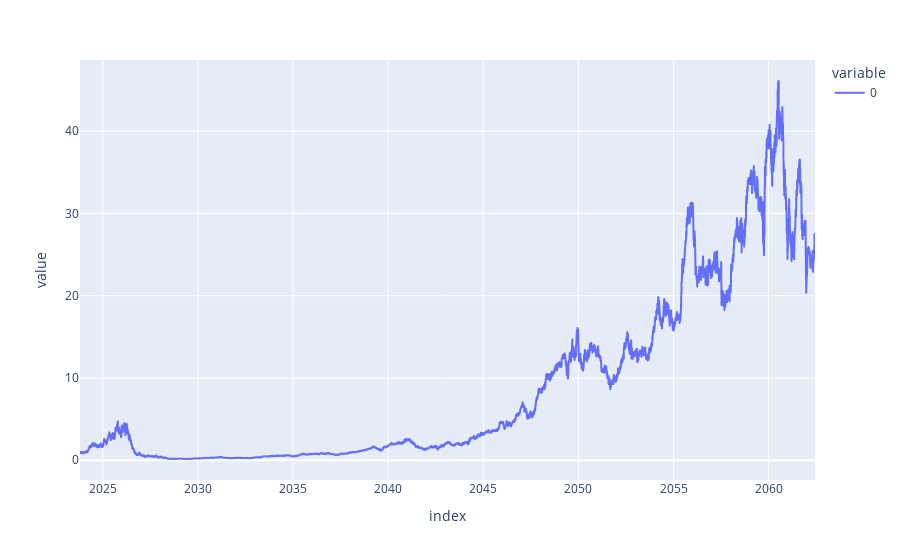

Notebook source saved alongside this figure:
### Code cell
def drift_volatility_burst(
    bubble_length: int,
    a_before: float,
    a_after: float,
    b_before: float,
    b_after: float,
    alpha: float,
    beta: float, 
    explosion_filter_width: float = 0.1,
) -> Tuple[np.ndarray, np.ndarray]:
    """
    Compute the drift and volatility for a burst scenario.

    The drift and volatility are calculated based on:
    .. math::
        drift = \frac{a_{value}}{denominator^\alpha}
        volatility = \frac{b_{value}}{denominator^\beta}

    where:
    .. math::
        denominator = |step - 0.5|

    :param bubble_length: The length of the bubble.
    :param a_before: 'a' value before the mid-point.
    :param a_after: 'a' value after the mid-point.
    :param b_before: 'b' value before the mid-point.
    :param b_after: 'b' value after the mid-point.
    :param alpha: Exponent for the drift calculation.
    :param beta: Exponent for the volatility calculation.
    :param explosion_filter_width: Width of the area around the explosion that denominators won't exceed. 
    :return: A tuple containing the drift and volatility arrays.
    """
    steps = np.linspace(0, 1, bubble_length)

    # Create two boolean masks identifying the indices where the values are within the specified range
    before_mask = (steps >= (0.5 - explosion_filter_width)) & (steps < 0.5)
    after_mask = (steps > 0.5) & (steps <= (0.5 + explosion_filter_width))

    # Replace the values at these indices with 0.5 - explosion_filter_width
    steps[before_mask] = 0.5 - explosion_filter_width
    steps[after_mask] = 0.5 + explosion_filter_width

    a_values = np.where(steps <= 0.5, a_before, a_after)
    b_values = np.where(steps <= 0.5, b_before, b_after)

    denominators = np.abs(steps - 0.5)
    denominators[steps == 0.5] = np.nan  # Set the denominator to NaN for step == 0.5

    drifts = a_values / denominators ** alpha
    volatilities = b_values / denominators ** beta

    # Fill NaN values with preceding values
    nan_mask = np.isnan(denominators)
    if np.sum(nan_mask) > 0:
        drifts[nan_mask] = 0
        volatilities[nan_mask] = volatilities[np.where(nan_mask)[0][0] - 1]

    return drifts, volatilities

x = 0.35

bubble_drifts, bubble_volatilities = drift_volatility_burst(
    bubble_length=5 * 252, 
    a_before=x, 
    a_after=-x, 
    b_before=0.6 * x, 
    b_after=0.6 * x, 
    alpha=0.75, 
    beta=0.45,
    explosion_filter_width=0.1
)
# Dictionary of Heston parameters for different market regimes
regimes = {
    'calm': {
        'mu': 0.1,
        'kappa': 3.98,
        'theta': 0.029,
        'xi': 0.389645311,
        'rho': -0.7,
        'lam': 121,
        'm': -0.000709,
        'v': 0.0119
    },
    'volatile': {
        'mu': 0.1,
        'kappa': 3.81,
        'theta': 0.25056,
        'xi': 0.59176974,
        'rho': -0.7,
        'lam': 121,
        'm': -0.000709,
        'v': 0.0119
    },
    'speculative_bubble': {
        'mu': list(bubble_drifts),
        'kappa': 1,
        'theta': list(bubble_volatilities),
        'xi': 0,
        'rho': 0,
        'lam': 0,
        'm': 0,
        'v': 0.00000001
    },
}

# Example transition matrix for two regimes (calm and volatile)
# Probabilities will depend on your expectations
# P = [[0.95, 0.05],  # transition probabilities from calm
#      [0.1, 0.9]]  # transition probabilities from volatile

T = 40
N = T * 252

dt = T / N

transition_matrix = np.array([
    [1 - 1 * dt,   1 * dt - 0.00001,        0.00001],  # State 0 transitions
    [20 * dt,      1 - 20 * dt - 0.00001,   0.00001],  # State 1 transitions
    [1 - 1 * dt,   1 * dt,                      0.0],  # State 2 transitions
])

prices, simulated_regimes = generate_prices_from_regimes(regimes, transition_matrix, T, N, 534)
import plotly.express as px 
print(pd.Series(simulated_regimes).value_counts())
px.line(prices)

### Figure 1 — Plotly figure (JSON) as saved in the notebook; plotly's stock layout.template omitted (floating-point values rounded to 4 significant figures; data arrays with more than 128 entries replaced by an {"elided": "..."} marker saying what was removed)
{"data": [{"hovertemplate": "variable=0<br>index=%{x}<br>value=%{y}<extra></extra>", "legendgroup": "0", "line": {"color": "#636efa", "dash": "solid"}, "marker": {"symbol": "circle"}, "mode": "lines", "name": "0", "showlegend": true, "type": "scattergl", "x": {"elided": "10080 str values"}, "xaxis": "x", "y": {"elided": "10080 float values"}, "yaxis": "y"}], "layout": {"legend": {"title": {"text": "variable"}, "tracegroupgap": 0}, "margin": {"t": 60}, "xaxis": {"anchor": "y", "domain": [0, 1], "title": {"text": "index"}}, "yaxis": {"anchor": "x", "domain": [0, 1], "title": {"text": "value"}}}}
